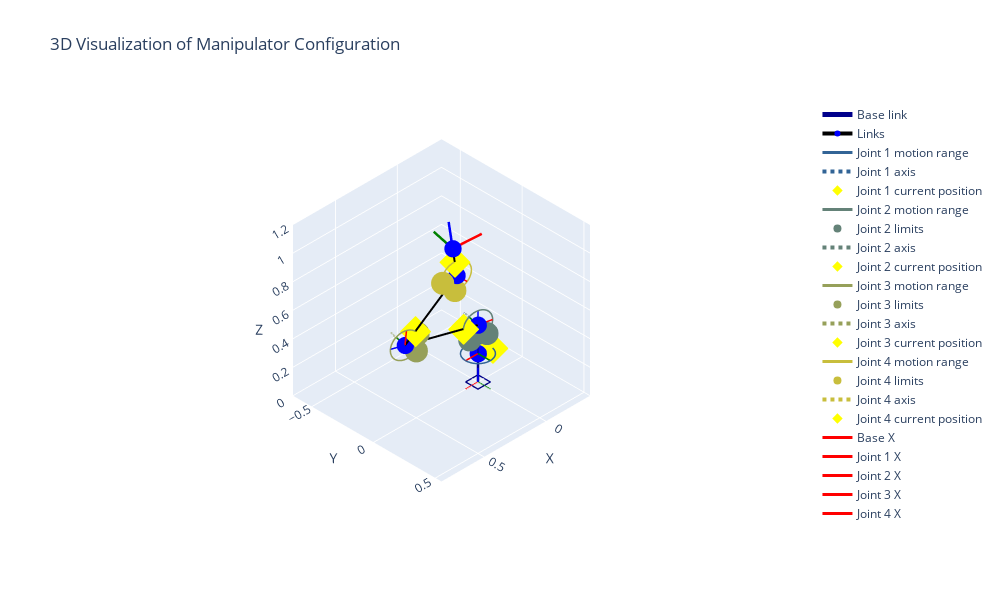

This figure's notebook cell:
### Code cell
# Print joint angles, joint axis, and link axis
print("Joint angles (radians): ", test_angles)
print("Joint rotation axes (world frame): ", [robot_arm.rotation_axes[i] for i in range(num_joints)])
print("Link axes (world frame): ", [robot_arm.link_axes[i] for i in range(num_joints)])
print("End Effector Position (point x,y,z): ", pos)
print("End Effector Orientation (quaternion x,y,z,w): ", quat)

# Call the visualization function with your robot_arm and test_angles
fig = visualize_robot_arm(robot_arm, test_angles)
fig.show(config={
    'scrollZoom': True,  # Enable scroll zoom
    'modeBarButtonsToAdd': ['resetCameraDefault3d'],  # Add reset button
    'doubleClick': 'reset',  # Reset on double click
    'displayModeBar': True,  # Always display the mode bar
})

### Figure 1 — Plotly figure (JSON) as saved in the notebook; plotly's stock layout.template omitted (floating-point values rounded to 4 significant figures)
{"data": [{"colorscale": [[0, "darkblue"], [1, "darkblue"]], "name": "Base", "showscale": false, "type": "surface", "x": [[-0.05, 0.05, 0.05, -0.05], [-0.05, 0.05, 0.05, -0.05]], "y": [[-0.05, -0.05, 0.05, 0.05], [-0.05, -0.05, 0.05, 0.05]], "z": [[0.0, 0.0, 0.0, 0.0], [0.005, 0.005, 0.005, 0.005]]}, {"line": {"color": "darkblue", "width": 3}, "mode": "lines", "showlegend": false, "type": "scatter3d", "x": [-0.05, 0.05, 0.05, -0.05, -0.05], "y": [-0.05, -0.05, 0.05, 0.05, -0.05], "z": [0.0, 0.0, 0.0, 0.0, 0.0]}, {"line": {"color": "darkblue", "width": 5}, "mode": "lines", "name": "Base link", "type": "scatter3d", "x": [0, 0], "y": [0, 0], "z": [0, 0.2]}, {"line": {"color": "black", "width": 4}, "marker": {"color": "blue", "size": 6}, "mode": "lines+markers", "name": "Links", "type": "scatter3d", "x": [0.0, 0.0, 0.4866, 0.1417, 0.1687], "y": [0.0, 0.0, -0.1038, -0.03021, -0.03597], "z": [0.2, 0.4, 0.4493, 0.8036, 1.002]}, {"line": {"color": "rgb(50, 100, 150)", "width": 3}, "mode": "lines", "name": "Joint 1 motion range", "type": "scatter3d", "x": [0.1, 0.09943, 0.09774, 0.09494, 0.09106, 0.08616, 0.08027, 0.07348, 0.06585, 0.05748, 0.04846, 0.03888, 0.02887, 0.01853, 0.007979, -0.002662, -0.01327, -0.02373, -0.03392, -0.04373, -0.05304, -0.06175, -0.06976, -0.07698, -0.08333, -0.08874, -0.09313, -0.09648, -0.09873, -0.09986, -0.09986, -0.09873, -0.09648, -0.09313, -0.08874, -0.08333, -0.07698, -0.06976, -0.06175, -0.05304, -0.04373, -0.03392, -0.02373, -0.01327, -0.002662, 0.007979, 0.01853, 0.02887, 0.03888, 0.04846, 0.05748, 0.06585, 0.07348, 0.08027, 0.08616, 0.09106, 0.09494, 0.09774, 0.09943, 0.1], "y": [0.0, 0.01063, 0.02114, 0.03141, 0.04132, 0.05077, 0.05964, 0.06783, 0.07526, 0.08183, 0.08748, 0.09213, 0.09574, 0.09827, 0.09968, 0.09996, 0.09912, 0.09714, 0.09407, 0.08993, 0.08477, 0.07866, 0.07165, 0.06382, 0.05528, 0.04611, 0.03642, 0.02631, 0.01591, 0.005322, -0.005322, -0.01591, -0.02631, -0.03642, -0.04611, -0.05528, -0.06382, -0.07165, -0.07866, -0.08477, -0.08993, -0.09407, -0.09714, -0.09912, -0.09996, -0.09968, -0.09827, -0.09574, -0.09213, -0.08748, -0.08183, -0.07526, -0.06783, -0.05964, -0.05077, -0.04132, -0.03141, -0.02114, -0.01063, -2.449e-17], "z": [0.2, 0.2, 0.2, 0.2, 0.2, 0.2, 0.2, 0.2, 0.2, 0.2, 0.2, 0.2, 0.2, 0.2, 0.2, 0.2, 0.2, 0.2, 0.2, 0.2, 0.2, 0.2, 0.2, 0.2, 0.2, 0.2, 0.2, 0.2, 0.2, 0.2, 0.2, 0.2, 0.2, 0.2, 0.2, 0.2, 0.2, 0.2, 0.2, 0.2, 0.2, 0.2, 0.2, 0.2, 0.2, 0.2, 0.2, 0.2, 0.2, 0.2, 0.2, 0.2, 0.2, 0.2, 0.2, 0.2, 0.2, 0.2, 0.2, 0.2]}, {"line": {"color": "rgb(50, 100, 150)", "dash": "dot", "width": 4}, "mode": "lines", "name": "Joint 1 axis", "type": "scatter3d", "x": [0, 0], "y": [0, 0], "z": [0.2, 0.35]}, {"marker": {"color": "yellow", "size": 8, "symbol": "diamond"}, "mode": "markers", "name": "Joint 1 current position", "type": "scatter3d", "x": [-0.0978], "y": [0.02086], "z": [0.2]}, {"line": {"color": "rgb(100, 130, 120)", "width": 3}, "mode": "lines", "name": "Joint 2 motion range", "type": "scatter3d", "x": [0.05749, 0.06401, 0.07007, 0.07562, 0.08062, 0.08504, 0.08884, 0.092, 0.09449, 0.09629, 0.0974, 0.0978, 0.09749, 0.09647, 0.09475, 0.09235, 0.08927, 0.08555, 0.08121, 0.07628, 0.07079, 0.06479, 0.05833, 0.05143, 0.04417, 0.03658, 0.02873, 0.02067, 0.01246, 0.004165, -0.004165, -0.01246, -0.02067, -0.02873, -0.03658, -0.04417, -0.05143, -0.05833, -0.06479, -0.07079, -0.07628, -0.08121, -0.08555, -0.08927, -0.09235, -0.09475, -0.09647, -0.09749, -0.0978, -0.0974, -0.09629, -0.09449, -0.092, -0.08884, -0.08504, -0.08062, -0.07562, -0.07007, -0.06401, -0.05749], "y": [-0.01226, -0.01365, -0.01494, -0.01613, -0.01719, -0.01814, -0.01895, -0.01962, -0.02015, -0.02054, -0.02077, -0.02086, -0.02079, -0.02057, -0.02021, -0.01969, -0.01904, -0.01825, -0.01732, -0.01627, -0.0151, -0.01382, -0.01244, -0.01097, -0.00942, -0.007802, -0.006128, -0.004409, -0.002658, -0.0008882, 0.0008882, 0.002658, 0.004409, 0.006128, 0.007802, 0.00942, 0.01097, 0.01244, 0.01382, 0.0151, 0.01627, 0.01732, 0.01825, 0.01904, 0.01969, 0.02021, 0.02057, 0.02079, 0.02086, 0.02077, 0.02054, 0.02015, 0.01962, 0.01895, 0.01814, 0.01719, 0.01613, 0.01494, 0.01365, 0.01226], "z": [0.3191, 0.3244, 0.3302, 0.3366, 0.3434, 0.3506, 0.3582, 0.3661, 0.3742, 0.3825, 0.391, 0.3995, 0.408, 0.4164, 0.4248, 0.4329, 0.4408, 0.4485, 0.4557, 0.4626, 0.469, 0.4749, 0.4803, 0.4851, 0.4892, 0.4927, 0.4956, 0.4977, 0.4992, 0.4999, 0.4999, 0.4992, 0.4977, 0.4956, 0.4927, 0.4892, 0.4851, 0.4803, 0.4749, 0.469, 0.4626, 0.4557, 0.4485, 0.4408, 0.4329, 0.4248, 0.4164, 0.408, 0.3995, 0.391, 0.3825, 0.3742, 0.3661, 0.3582, 0.3506, 0.3434, 0.3366, 0.3302, 0.3244, 0.3191]}, {"marker": {"color": "rgb(100, 130, 120)", "size": 8, "symbol": "circle"}, "mode": "markers", "name": "Joint 2 limits", "type": "scatter3d", "x": [0.05749, -0.05749], "y": [-0.01226, 0.01226], "z": [0.3191, 0.3191]}, {"line": {"color": "rgb(100, 130, 120)", "dash": "dot", "width": 4}, "mode": "lines", "name": "Joint 2 axis", "type": "scatter3d", "x": [0, -0.03129], "y": [0, -0.1467], "z": [0.4, 0.4]}, {"marker": {"color": "yellow", "size": 8, "symbol": "diamond"}, "mode": "markers", "name": "Joint 2 current position", "type": "scatter3d", "x": [0.09733], "y": [-0.02076], "z": [0.4099]}, {"line": {"color": "rgb(150, 160, 90)", "width": 3}, "mode": "lines", "name": "Joint 3 motion range", "type": "scatter3d", "x": [0.4136, 0.4193, 0.4256, 0.4324, 0.4395, 0.4469, 0.4547, 0.4627, 0.4708, 0.4791, 0.4874, 0.4957, 0.504, 0.5121, 0.5201, 0.5278, 0.5352, 0.5422, 0.5489, 0.5551, 0.5607, 0.5659, 0.5705, 0.5745, 0.5778, 0.5805, 0.5825, 0.5838, 0.5844, 0.5843, 0.5835, 0.5819, 0.5797, 0.5768, 0.5733, 0.5691, 0.5643, 0.559, 0.5531, 0.5468, 0.54, 0.5329, 0.5254, 0.5176, 0.5096, 0.5014, 0.4931, 0.4848, 0.4765, 0.4682, 0.4601, 0.4522, 0.4445, 0.4372, 0.4302, 0.4236, 0.4175, 0.4118, 0.4067, 0.4022], "y": [-0.0882, -0.08943, -0.09077, -0.09221, -0.09372, -0.09532, -0.09697, -0.09867, -0.1004, -0.1022, -0.1039, -0.1057, -0.1075, -0.1092, -0.1109, -0.1126, -0.1141, -0.1156, -0.1171, -0.1184, -0.1196, -0.1207, -0.1217, -0.1225, -0.1232, -0.1238, -0.1242, -0.1245, -0.1246, -0.1246, -0.1244, -0.1241, -0.1236, -0.123, -0.1223, -0.1214, -0.1204, -0.1192, -0.118, -0.1166, -0.1152, -0.1136, -0.112, -0.1104, -0.1087, -0.1069, -0.1052, -0.1034, -0.1016, -0.09986, -0.09813, -0.09644, -0.09481, -0.09324, -0.09174, -0.09034, -0.08903, -0.08783, -0.08674, -0.08578], "z": [0.3828, 0.3767, 0.3711, 0.3661, 0.3616, 0.3579, 0.3547, 0.3523, 0.3506, 0.3495, 0.3493, 0.3497, 0.3508, 0.3527, 0.3553, 0.3585, 0.3624, 0.367, 0.3721, 0.3778, 0.384, 0.3907, 0.3978, 0.4053, 0.4131, 0.4212, 0.4294, 0.4378, 0.4463, 0.4549, 0.4633, 0.4717, 0.4799, 0.4879, 0.4956, 0.503, 0.51, 0.5165, 0.5226, 0.5281, 0.533, 0.5374, 0.5411, 0.5441, 0.5465, 0.5481, 0.549, 0.5492, 0.5487, 0.5475, 0.5455, 0.5429, 0.5395, 0.5355, 0.5309, 0.5257, 0.52, 0.5137, 0.5069, 0.4998]}, {"marker": {"color": "rgb(150, 160, 90)", "size": 8, "symbol": "circle"}, "mode": "markers", "name": "Joint 3 limits", "type": "scatter3d", "x": [0.4136, 0.4022], "y": [-0.0882, -0.08578], "z": [0.3828, 0.4998]}, {"line": {"color": "rgb(150, 160, 90)", "dash": "dot", "width": 4}, "mode": "lines", "name": "Joint 3 axis", "type": "scatter3d", "x": [0.4866, 0.4553], "y": [-0.1038, -0.2505], "z": [0.4493, 0.4493]}, {"marker": {"color": "yellow", "size": 8, "symbol": "diamond"}, "mode": "markers", "name": "Joint 3 current position", "type": "scatter3d", "x": [0.4176], "y": [-0.08907], "z": [0.5201]}, {"line": {"color": "rgb(200, 190, 60)", "width": 3}, "mode": "lines", "name": "Joint 4 motion range", "type": "scatter3d", "x": [0.2382, 0.2392, 0.2395, 0.239, 0.2379, 0.236, 0.2335, 0.2303, 0.2264, 0.222, 0.2169, 0.2113, 0.2053, 0.1987, 0.1917, 0.1844, 0.1768, 0.1689, 0.1608, 0.1525, 0.1442, 0.1359, 0.1276, 0.1194, 0.1114, 0.1036, 0.09608, 0.08888, 0.08207, 0.07569, 0.06978, 0.0644, 0.05958, 0.05535, 0.05175, 0.0488, 0.04653, 0.04494, 0.04406, 0.04389, 0.04442, 0.04566, 0.0476, 0.05022, 0.0535, 0.05742, 0.06195, 0.06706, 0.07271, 0.07887, 0.08547, 0.09249, 0.09986, 0.1075, 0.1155, 0.1236, 0.1318, 0.1401, 0.1485, 0.1567], "y": [-0.0508, -0.05101, -0.05107, -0.05097, -0.05073, -0.05033, -0.04979, -0.04911, -0.04829, -0.04734, -0.04626, -0.04507, -0.04377, -0.04238, -0.04089, -0.03933, -0.0377, -0.03601, -0.03429, -0.03253, -0.03076, -0.02898, -0.02722, -0.02547, -0.02376, -0.0221, -0.02049, -0.01896, -0.0175, -0.01614, -0.01488, -0.01373, -0.01271, -0.0118, -0.01104, -0.01041, -0.009923, -0.009585, -0.009397, -0.009359, -0.009473, -0.009738, -0.01015, -0.01071, -0.01141, -0.01225, -0.01321, -0.0143, -0.01551, -0.01682, -0.01823, -0.01972, -0.0213, -0.02293, -0.02462, -0.02635, -0.02811, -0.02989, -0.03166, -0.03343], "z": [0.7878, 0.7962, 0.8047, 0.8132, 0.8217, 0.83, 0.8381, 0.846, 0.8535, 0.8607, 0.8675, 0.8738, 0.8796, 0.8849, 0.8895, 0.8936, 0.897, 0.8997, 0.9017, 0.903, 0.9036, 0.9035, 0.9026, 0.901, 0.8987, 0.8958, 0.8921, 0.8878, 0.8829, 0.8775, 0.8714, 0.8649, 0.858, 0.8507, 0.843, 0.835, 0.8268, 0.8185, 0.81, 0.8015, 0.793, 0.7846, 0.7763, 0.7682, 0.7604, 0.7528, 0.7457, 0.739, 0.7327, 0.727, 0.7218, 0.7172, 0.7132, 0.7099, 0.7073, 0.7054, 0.7041, 0.7036, 0.7039, 0.7048]}, {"marker": {"color": "rgb(200, 190, 60)", "size": 8, "symbol": "circle"}, "mode": "markers", "name": "Joint 4 limits", "type": "scatter3d", "x": [0.2382, 0.1567], "y": [-0.0508, -0.03343], "z": [0.7878, 0.7048]}, {"line": {"color": "rgb(200, 190, 60)", "dash": "dot", "width": 4}, "mode": "lines", "name": "Joint 4 axis", "type": "scatter3d", "x": [0.1417, 0.1104], "y": [-0.03021, -0.1769], "z": [0.8036, 0.8036]}, {"marker": {"color": "yellow", "size": 8, "symbol": "diamond"}, "mode": "markers", "name": "Joint 4 current position", "type": "scatter3d", "x": [0.1552], "y": [-0.03309], "z": [0.9027]}, {"line": {"color": "red", "width": 3}, "mode": "lines", "name": "Base X", "showlegend": true, "type": "scatter3d", "x": [0, 0.1], "y": [0, 0], "z": [0, 0]}, {"line": {"color": "green", "width": 3}, "mode": "lines", "name": "Base Y", "showlegend": false, "type": "scatter3d", "x": [0, 0], "y": [0, 0.1], "z": [0, 0]}, {"line": {"color": "blue", "width": 3}, "mode": "lines", "name": "Base Z", "showlegend": false, "type": "scatter3d", "x": [0, 0], "y": [0, 0], "z": [0, 0.1]}, {"line": {"color": "red", "width": 3}, "mode": "lines", "name": "Joint 1 X", "showlegend": true, "type": "scatter3d", "x": [0, 0.1], "y": [0, 0], "z": [0.2, 0.2]}, {"line": {"color": "green", "width": 3}, "mode": "lines", "name": "Joint 1 Y", "showlegend": false, "type": "scatter3d", "x": [0, 0], "y": [0, 0.1], "z": [0.2, 0.2]}, {"line": {"color": "blue", "width": 3}, "mode": "lines", "name": "Joint 1 Z", "showlegend": false, "type": "scatter3d", "x": [0, 0], "y": [0, 0], "z": [0.2, 0.3]}, {"line": {"color": "red", "width": 3}, "mode": "lines", "name": "Joint 2 X", "showlegend": true, "type": "scatter3d", "x": [0, -0.0978], "y": [0, 0.02086], "z": [0.4, 0.4]}, {"line": {"color": "green", "width": 3}, "mode": "lines", "name": "Joint 2 Y", "showlegend": false, "type": "scatter3d", "x": [0, -0.02086], "y": [0, -0.0978], "z": [0.4, 0.4]}, {"line": {"color": "blue", "width": 3}, "mode": "lines", "name": "Joint 2 Z", "showlegend": false, "type": "scatter3d", "x": [0, 0], "y": [0, 0], "z": [0.4, 0.5]}, {"line": {"color": "red", "width": 3}, "mode": "lines", "name": "Joint 3 X", "showlegend": true, "type": "scatter3d", "x": [0.4866, 0.477], "y": [-0.1038, -0.1017], "z": [0.4493, 0.5488]}, {"line": {"color": "green", "width": 3}, "mode": "lines", "name": "Joint 3 Y", "showlegend": false, "type": "scatter3d", "x": [0.4866, 0.4658], "y": [-0.1038, -0.2016], "z": [0.4493, 0.4493]}, {"line": {"color": "blue", "width": 3}, "mode": "lines", "name": "Joint 3 Z", "showlegend": false, "type": "scatter3d", "x": [0.4866, 0.584], "y": [-0.1038, -0.1245], "z": [0.4493, 0.4591]}, {"line": {"color": "red", "width": 3}, "mode": "lines", "name": "Joint 4 X", "showlegend": true, "type": "scatter3d", "x": [0.1417, 0.07235], "y": [-0.03021, -0.01543], "z": [0.8036, 0.7331]}, {"line": {"color": "green", "width": 3}, "mode": "lines", "name": "Joint 4 Y", "showlegend": false, "type": "scatter3d", "x": [0.1417, 0.1208], "y": [-0.03021, -0.128], "z": [0.8036, 0.8036]}, {"line": {"color": "blue", "width": 3}, "mode": "lines", "name": "Joint 4 Z", "showlegend": false, "type": "scatter3d", "x": [0.1417, 0.07267], "y": [-0.03021, -0.0155], "z": [0.8036, 0.8745]}, {"line": {"color": "red", "width": 5}, "mode": "lines", "name": "End-effector X", "showlegend": true, "type": "scatter3d", "x": [0.1687, -0.02504], "y": [-0.03597, 0.00534], "z": [1.002, 1.029]}, {"line": {"color": "green", "width": 5}, "mode": "lines", "name": "End-effector Y", "showlegend": false, "type": "scatter3d", "x": [0.1687, 0.127], "y": [-0.03597, -0.2316], "z": [1.002, 1.002]}, {"line": {"color": "blue", "width": 5}, "mode": "lines", "name": "End-effector Z", "showlegend": false, "type": "scatter3d", "x": [0.1687, 0.1957], "y": [-0.03597, -0.04174], "z": [1.002, 1.2]}], "layout": {"height": 600, "scene": {"aspectmode": "manual", "aspectratio": {"x": 1, "y": 1, "z": 1}, "camera": {"eye": {"x": 1.5, "y": 1.5, "z": 1.5}, "projection": {"type": "orthographic"}}, "xaxis": {"range": [-0.3575, 0.8442], "title": {"text": "X"}}, "yaxis": {"range": [-0.6527, 0.549], "title": {"text": "Y"}}, "zaxis": {"range": [0, 1.202], "title": {"text": "Z"}}}, "title": {"text": "3D Visualization of Manipulator Configuration"}, "width": 1000}}
